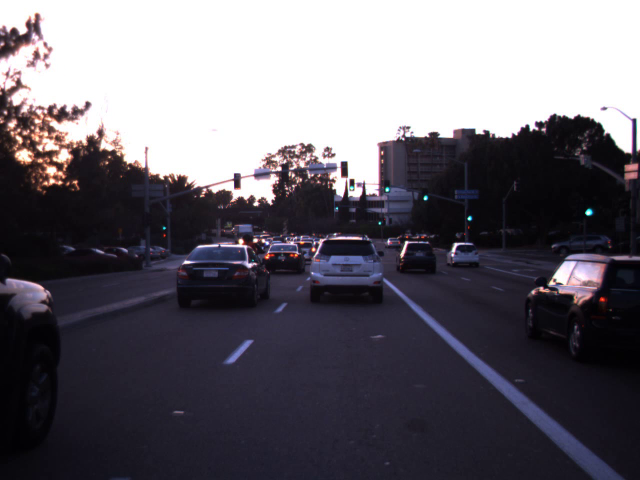
%> input picture dayClip5--00015.png, 1280 x 960 px (shown at 1/2 size)
$ octave Simple_detection_test.m   (GNU Octave 9; MATLAB toolbox functions it lacks are replaced by stand-ins)
%> lines starting %> are read from the running program, lines starting %| are printed output that depends on the picture; in (x1, y1, x2, y2) boxes, pixels count from 0 and x2, y2 are one past the last pixel; in counts of white or black regions, pixels touching at a corner belong together; the program's own positions count from 1
close all
clear
clc
%% read and convert image to double tpye
img = imread('dayClip5--00015.png');
%> img is the input picture: size 960x1280x3 uint8; mean R, G, B 103.7, 100.1, 108.1
img(img==0) = 1;
%> img: size 960x1280x3 uint8; 0.03% of pixels changed, all inside (x1, y1, x2, y2) = (12, 286, 1280, 721)
img = double(img)/255;
%> img: size 960x1280x3 double
%% build filters
red_filter = zeros(size(img));
red_filter(:,:,1) = 1;
yellow_filter = zeros(size(img));
yellow_filter(:,:,1) = sqrt(2)/2;
yellow_filter(:,:,2) = sqrt(2)/2;
green_filter = zeros(size(img));
green_filter(:,:,2) = 1;
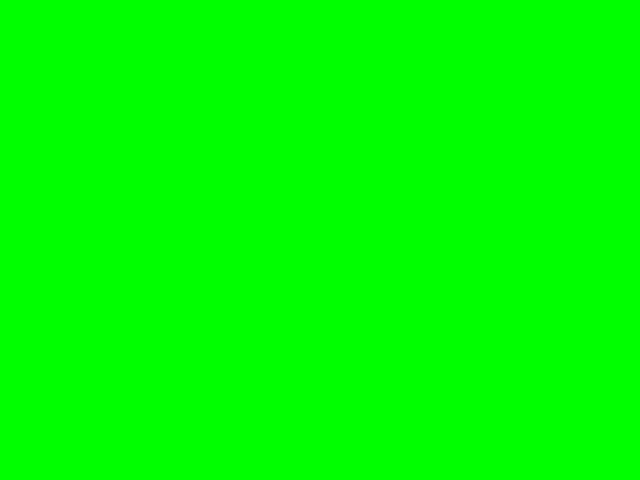
%> green_filter: size 960x1280x3 double (shown at 1/2 size); mean R, G, B 0, 1, 0
%% calculate pixel direction
pixel_direction = img;
temp_norm = sqrt(pixel_direction(:,:,1).^2+pixel_direction(:,:,2).^2+pixel_direction(:,:,3).^2);
for i=1:3
    pixel_direction(:,:,i) = pixel_direction(:,:,i)./temp_norm;
end
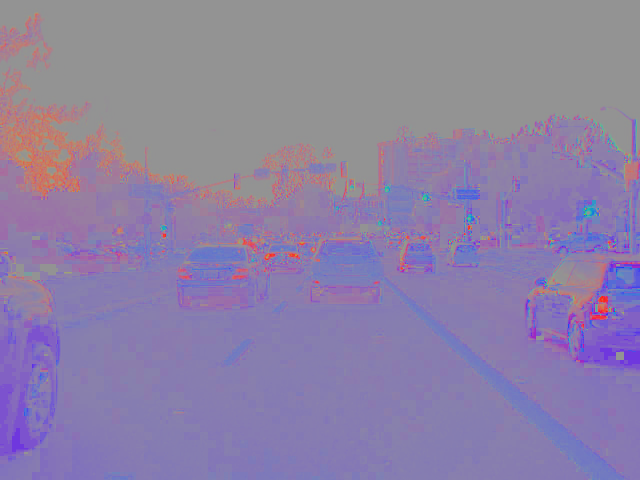
%> pixel_direction: size 960x1280x3 double (shown at 1/2 size); mean R, G, B 0.556, 0.507, 0.649
%% Calculate color distances and weighted color channels
red_channel = max(0,sum(pixel_direction.*red_filter,3)*2.5-1.5).*sum(img.*red_filter,3);
yellow_channel = max(0,sum(pixel_direction.*yellow_filter,3)*2.5-1.5).*sum(img.*yellow_filter,3);
green_channel = max(0,sum(pixel_direction.*green_filter,3)*2.5-1.5).*sum(img.*green_filter,3);
figure(1)
subplot(3,3,2)
imshow(img)
subplot(3,3,4)
imshow(red_channel)
subplot(3,3,5)
imshow(yellow_channel)
subplot(3,3,6)
imshow(green_channel)
%% Create holo kernel
kernal_hole = [ 0, 0,-1,-1,-1,-1, 0, 0;
                0,-1, 0, 0, 0, 0,-1, 0;
               -1, 0, 0, 1, 1, 0, 0,-1;
               -1, 0, 1, 1, 1, 1, 0,-1;
               -1, 0, 1, 1, 1, 1, 0,-1;
               -1, 0, 0, 1, 1, 0, 0,-1;
                0,-1, 0, 0, 0, 0,-1, 0;
                0, 0,-1,-1,-1,-1, 0, 0;];
%% Set scales
scales = 1:0.5:5;
%% Deal with red light detection
best_scale = -1;
max_score = -1;
final_ratio = [];
for s = scales
    % rescale the kernal
    kernel_scaled = imresize(kernal_hole,s);
    % normalize the positive entries
    kernel_scaled(kernel_scaled>=0) = kernel_scaled(kernel_scaled>=0)/sum(sum(kernel_scaled(kernel_scaled>=0)));
    % normalize and PENALIZE the negative entries !!!!!!!!!!!!!
    kernel_scaled(kernel_scaled<0) = -1.5*kernel_scaled(kernel_scaled<0)/sum(sum(kernel_scaled(kernel_scaled<0)));
    % Convolution
    conv_red_temp = conv2(red_channel,kernel_scaled,'same');
    conv_yellow_temp = conv2(yellow_channel,kernel_scaled,'same');
    conv_green_temp = conv2(green_channel,kernel_scaled,'same');
    % Saturate
    conv_red_temp(conv_red_temp<0) = 0;
    conv_yellow_temp(conv_yellow_temp<0) = 0;
    conv_green_temp(conv_green_temp<0) = 0;
    % calculate the everage strength of the pulses
    mask_red_temp = conv_red_temp>0.1;
    mask_yellow_temp = conv_yellow_temp>0.1;
    mask_green_temp = conv_green_temp>0.1;
    strength_red = sum(sum(conv_red_temp(mask_red_temp)))/max(1,sum(sum(double(mask_red_temp))));
    strength_yellow = sum(sum(conv_yellow_temp(mask_yellow_temp)))/max(1,sum(sum(double(mask_yellow_temp))));
    strength_green = sum(sum(conv_green_temp(mask_green_temp)))/max(1,sum(sum(double(mask_green_temp))));
    % disp([strength_red,strength_yellow,strength_green])
    % update registers
    if max([strength_red,strength_yellow,strength_green]) > max_score
        max_score = max([strength_red,strength_yellow,strength_green]);
        best_scale = s;
        final_ratio = [strength_red,strength_yellow,strength_green];
    end
end
%> this loop made 9 passes
%> (strength_red, strength_yellow, strength_green, max_score) on passes 1 to 3: (0.138, 0.159, 0.128, 0.159), (0.147, 0.159, 0.115, 0.159), (0.156, 0.172, 0.125, 0.172)
%> (strength_red, strength_yellow, strength_green) on passes 4 to 9: (0.16, 0.171, 0.114), (0.162, 0.162, 0.111), (0.164, 0.151, 0.111), (0.168, 0.147, 0.104), (0.167, 0.146, 0), (0.151, 0.145, 0)
%> pass 1, `mask_red_temp = conv_red_temp>0.1;`:
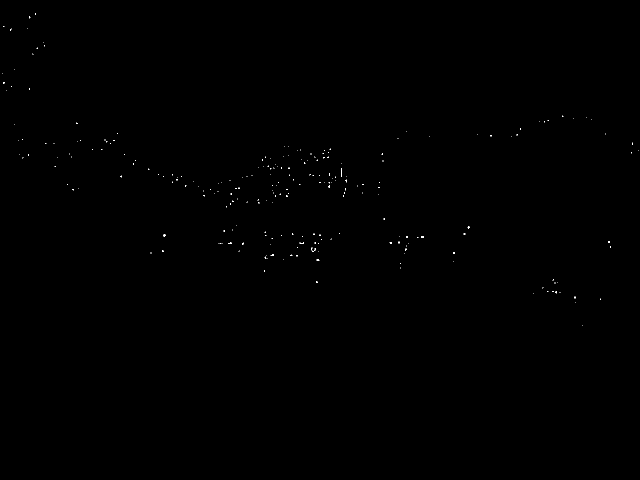
%> mask_red_temp: size 960x1280 logical (shown at 1/2 size); 0.08% white in thin lines or dots, all inside (x1, y1, x2, y2) = (5, 27, 1278, 651)
%> after the loop:
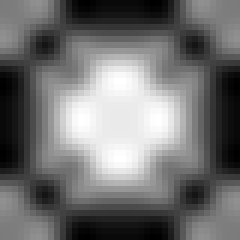
%> kernel_scaled: size 40x40 double (shown 6 times larger); min -0.00333, max 0.00345, mean -0.000313; drawn with min black and max white
%> after the loop, best_scale = 2
%% Show the result
% rescale the kernal
kernel_scaled = imresize(kernal_hole,best_scale);
% normalize the positive entries
kernel_scaled(kernel_scaled>=0) = kernel_scaled(kernel_scaled>=0)/sum(sum(kernel_scaled(kernel_scaled>=0)));
% normalize and PENALIZE the negative entries !!!!!!!!!!!!!
kernel_scaled(kernel_scaled<0) = -1.5*kernel_scaled(kernel_scaled<0)/sum(sum(kernel_scaled(kernel_scaled<0)));
% Convolution
conv_red_temp = conv2(red_channel,kernel_scaled,'same');
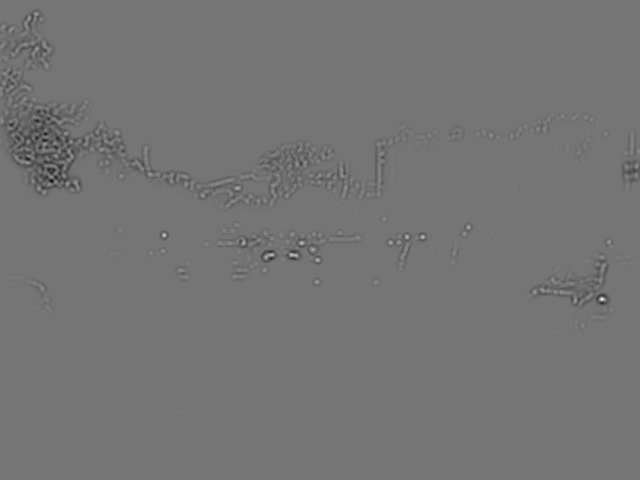
%> conv_red_temp: size 960x1280 double (shown at 1/2 size); min -0.434, max 0.505, mean -0.00334; drawn with min black and max white
conv_yellow_temp = conv2(yellow_channel,kernel_scaled,'same');
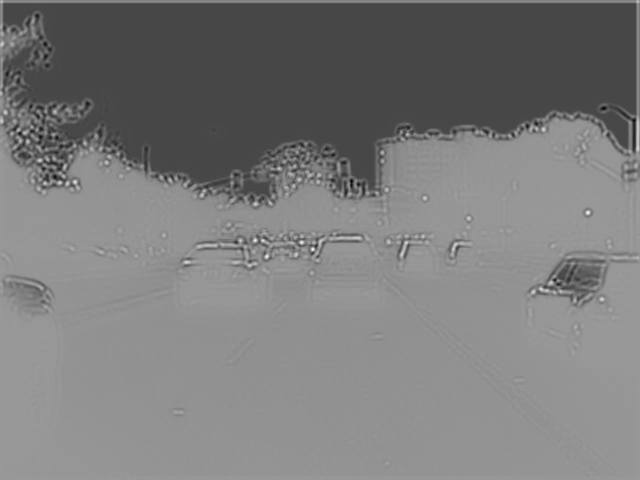
%> conv_yellow_temp: size 960x1280 double (shown at 1/2 size); min -0.724, max 0.486, mean -0.138; drawn with min black and max white
conv_green_temp = conv2(green_channel,kernel_scaled,'same');
% Saturate
conv_red_temp(conv_red_temp<0) = 0;
conv_yellow_temp(conv_yellow_temp<0) = 0;
conv_green_temp(conv_green_temp<0) = 0;
%> conv_green_temp: size 960x1280 double; min 0, max 0.161, mean 7.12e-05
subplot(3,3,7)
imshow(conv_red_temp)
subplot(3,3,8)
imshow(conv_yellow_temp)
subplot(3,3,9)
imshow(conv_green_temp)
% calculate the everage strength of the pulses
mask_red_temp = conv_red_temp>0.1;
%> mask_red_temp: size 960x1280 logical; 0.07% white; 46 white regions (32 under 20 px), largest, box (x1, y1, x2, y2) and area: (530, 507, 548, 517) 86, (580, 507, 596, 514) 82, (1199, 594, 1210, 602) 64
mask_yellow_temp = conv_yellow_temp>0.1;
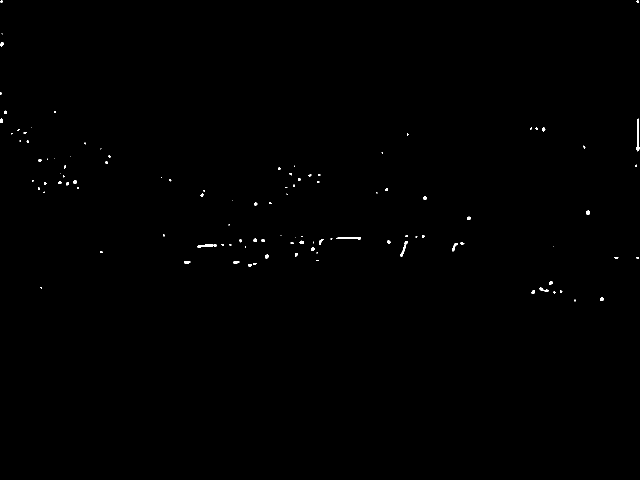
%> mask_yellow_temp: size 960x1280 logical (shown at 1/2 size); 0.23% white; 109 white regions (67 under 20 px), largest, box (x1, y1, x2, y2) and area: (1273, 237, 1279, 303) 264, (673, 474, 722, 479) 173, (395, 489, 434, 495) 142
mask_green_temp = conv_green_temp>0.1;
%> mask_green_temp: size 960x1280 logical; 0% white; 3 white regions (3 under 20 px)
strength_red = sum(sum(conv_red_temp(mask_red_temp)))/max(1,sum(sum(double(mask_red_temp))));
%> strength_red = 0.156
strength_yellow = sum(sum(conv_yellow_temp(mask_yellow_temp)))/max(1,sum(sum(double(mask_yellow_temp))));
%> strength_yellow = 0.172
strength_green = sum(sum(conv_green_temp(mask_green_temp)))/max(1,sum(sum(double(mask_green_temp))));
%> strength_green = 0.125
disp(strength_red)
%| 0.1558
disp(strength_yellow)
%| 0.1715
disp(strength_green)
%| 0.1249
if max([strength_red,strength_yellow,strength_green]) == strength_red
    disp('red light')
elseif max([strength_red,strength_yellow,strength_green]) == strength_yellow
    disp('yellow light')
else
    disp('green light')
end

$ run again, with dayClip10--00000.png copied over dayClip5--00015.png
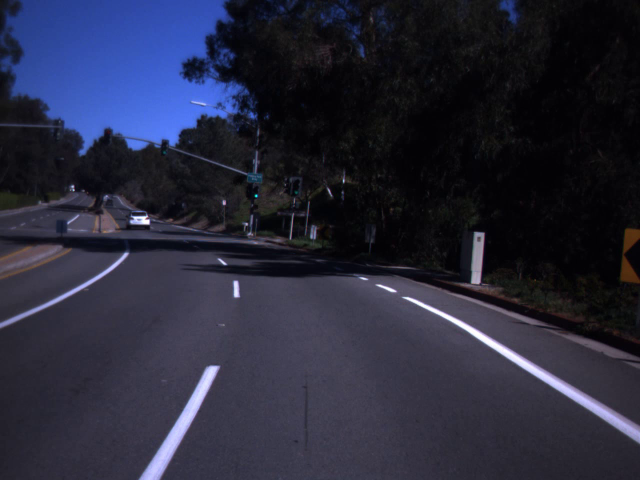
%> input picture dayClip10--00000.png, 1280 x 960 px (shown at 1/2 size)
%> img is the input picture: size 960x1280x3 uint8; mean R, G, B 39.2, 40.4, 58.5
%> after the loop `for i=1:3`:
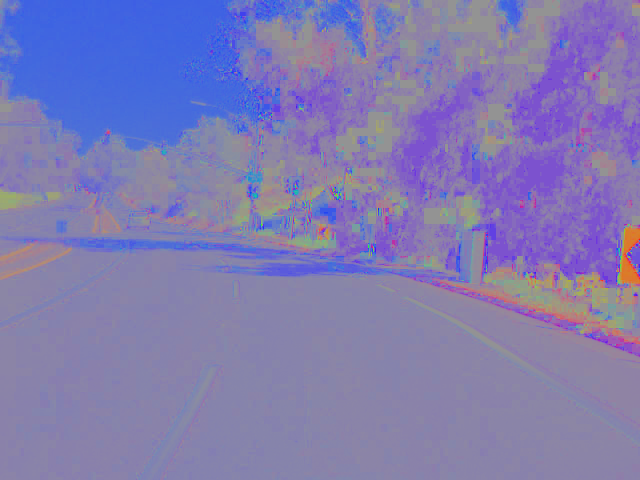
%> pixel_direction: size 960x1280x3 double (shown at 1/2 size); mean R, G, B 0.506, 0.485, 0.698
%> the loop `for s = scales` made 9 passes
%> (strength_red, strength_yellow, strength_green, max_score) on pass 1: (0, 0.119, 0.175, 0.175)
%> pass 1, `conv_yellow_temp = conv2(yellow_channel,kernel_scaled,'same');`:
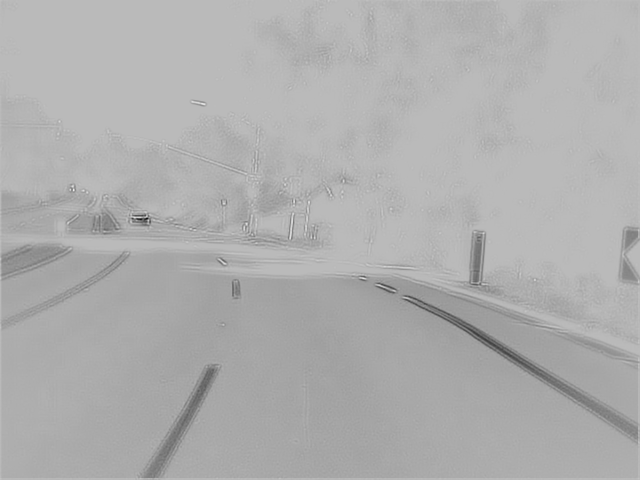
%> conv_yellow_temp: size 960x1280 double (shown at 1/2 size); min -0.54, max 0.198, mean -0.0339; drawn with min black and max white
%> after the loop `for s = scales`: best_scale = 1
%> `kernel_scaled = imresize(kernal_hole,best_scale);`: kernel_scaled = [0 0 -1 -1 -1 -1 0 0; 0 -1 0 0 0 0 -1 0; -1 0 0 1 1 0 0 -1; -1 0 1 1 1 1 0 -1; -1 0 1 1 1 1 0 -1; -1 0 0 1 1 0 0 -1; 0 -1 0 0 0 0 -1 0; 0 0 -1 -1 -1 -1 0 0]
%> mask_yellow_temp: size 960x1280 logical; 0.01% white in thin lines or dots, all inside (x1, y1, x2, y2) = (140, 203, 759, 571)
%> mask_green_temp: size 960x1280 logical; 0% white in thin lines or dots, all inside (x1, y1, x2, y2) = (510, 389, 513, 393)
%> `strength_red = sum(sum(conv_red_temp(mask_red_temp)))/max(1,sum(sum(do..`: strength_red = 0
%> `strength_yellow = sum(sum(conv_yellow_temp(mask_yellow_temp)))/max(1,s..`: strength_yellow = 0.119
%> `strength_green = sum(sum(conv_green_temp(mask_green_temp)))/max(1,sum(..`: strength_green = 0.175
%| 0
%| 0.1193
%| 0.1748

$ run again, with dayClip10--00012.png copied over dayClip5--00015.png
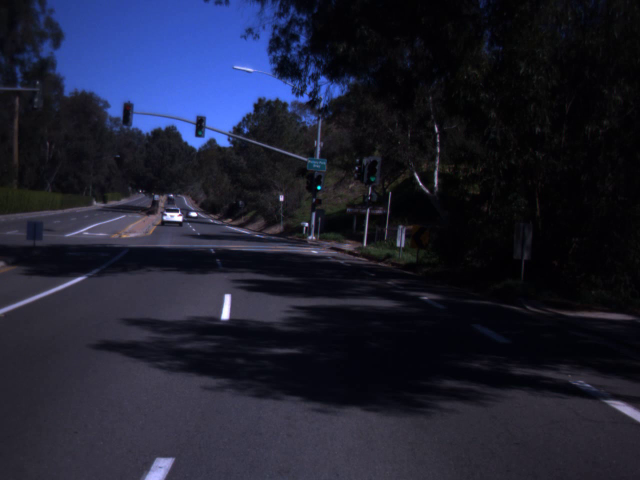
%> input picture dayClip10--00012.png, 1280 x 960 px (shown at 1/2 size)
%> img is the input picture: size 960x1280x3 uint8; mean R, G, B 29.9, 32.1, 49.4
%> the loop `for s = scales` made 9 passes
%> (strength_red, strength_yellow, strength_green, max_score) on passes 1 to 8: (0.142, 0.125, 0.142, 0.142), (0.107, 0.135, 0.145, 0.145), (0, 0.155, 0.119, 0.155), (0, 0.158, 0, 0.158), (0, 0.159, 0, 0.159), (0, 0.169, 0, 0.169), (0, 0.169, 0, 0.169), (0, 0.172, 0, 0.172)
%> pass 1, `conv_yellow_temp = conv2(yellow_channel,kernel_scaled,'same');`:
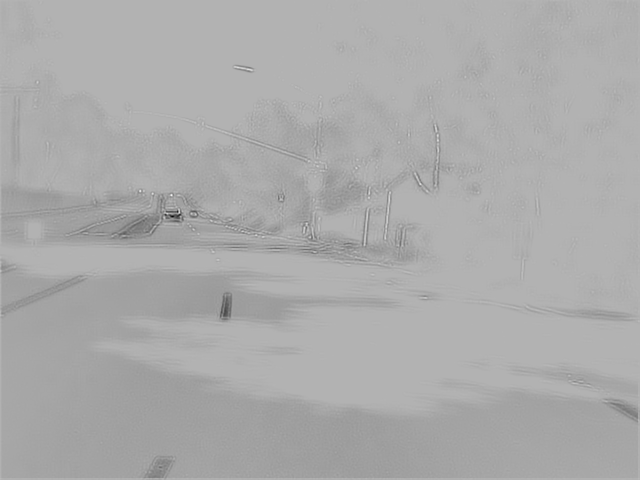
%> conv_yellow_temp: size 960x1280 double (shown at 1/2 size); min -0.576, max 0.246, mean -0.0235; drawn with min black and max white
%> after the loop `for s = scales`: best_scale = 5
%> `conv_green_temp = conv2(green_channel,kernel_scaled,'same');`:
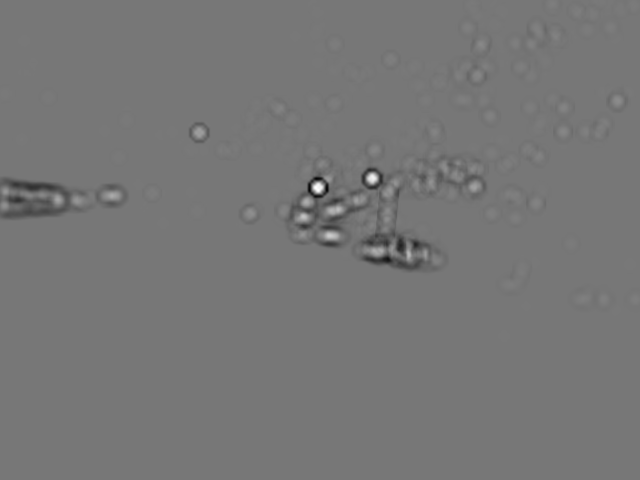
%> conv_green_temp: size 960x1280 double (shown at 1/2 size); min -0.0228, max 0.0257, mean -0.000154; drawn with min black and max white
%> mask_yellow_temp: size 960x1280 logical; 0.06% white; 6 white regions (1 under 20 px), largest, box (x1, y1, x2, y2) and area: (339, 425, 362, 441) 291, (443, 611, 458, 637) 261, (1264, 825, 1275, 835) 64, (387, 422, 395, 429) 41, (451, 598, 457, 608) 41
%| 0
%| 0.1742
%| 0

$ run again, with dayClip10--00023.png copied over dayClip5--00015.png
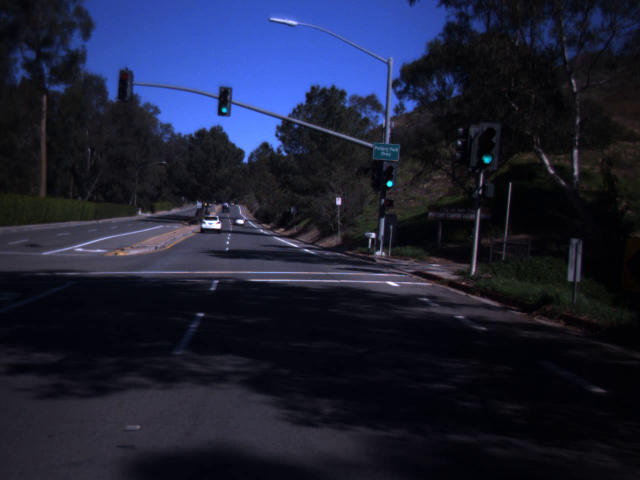
%> input picture dayClip10--00023.png, 1280 x 960 px (shown at 1/2 size)
%> img is the input picture: size 960x1280x3 uint8; mean R, G, B 28.3, 32, 52.7
%> the loop `for s = scales` made 9 passes
%> (strength_red, strength_yellow, strength_green, max_score) on passes 1, 3, 5, 6, 7, 8, 9: (0.147, 0.135, 0, 0.147), (0.108, 0.145, 0.153, 0.153), (0, 0.154, 0.133, 0.154), (0, 0.158, 0.116, 0.158), (0, 0.159, 0.103, 0.159), (0, 0.162, 0, 0.162), (0, 0.164, 0, 0.164)
%> after the loop `for s = scales`: best_scale = 5
%> `conv_yellow_temp = conv2(yellow_channel,kernel_scaled,'same');`:
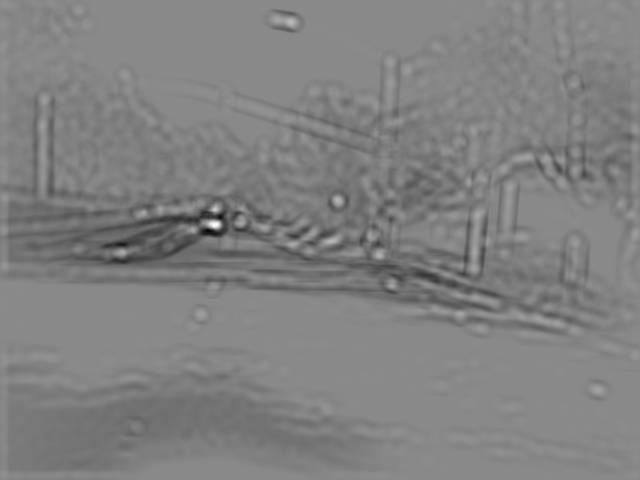
%> conv_yellow_temp: size 960x1280 double (shown at 1/2 size); min -0.303, max 0.257, mean -0.0196; drawn with min black and max white
%> mask_yellow_temp: size 960x1280 logical; 0.03% white; 4 white regions (1 under 20 px), largest, box (x1, y1, x2, y2) and area: (417, 442, 440, 456) 254, (426, 415, 434, 422) 46, (578, 41, 585, 47) 29
%| 0
%| 0.1644
%| 0
